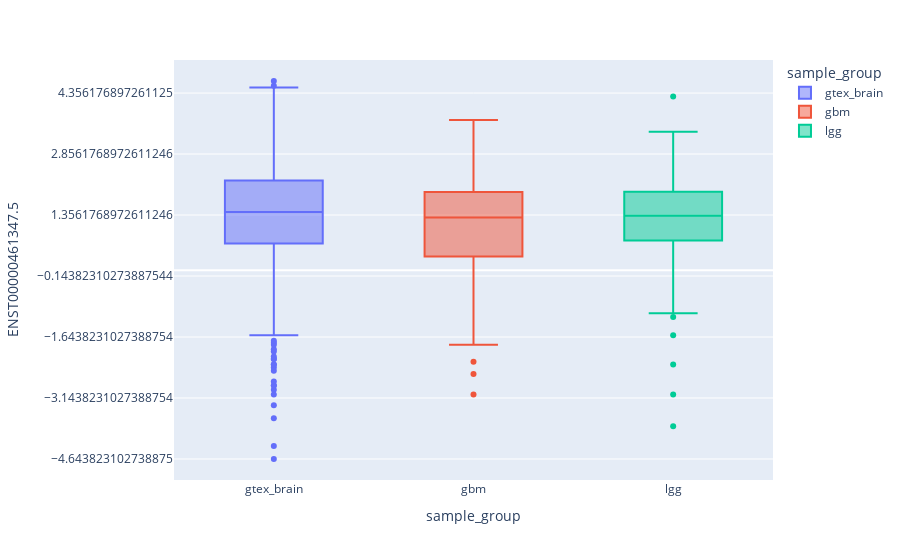
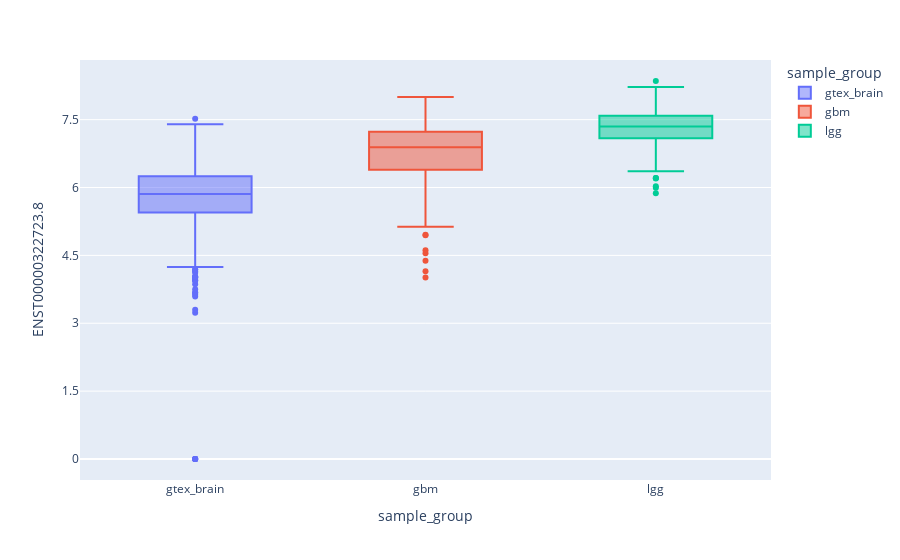
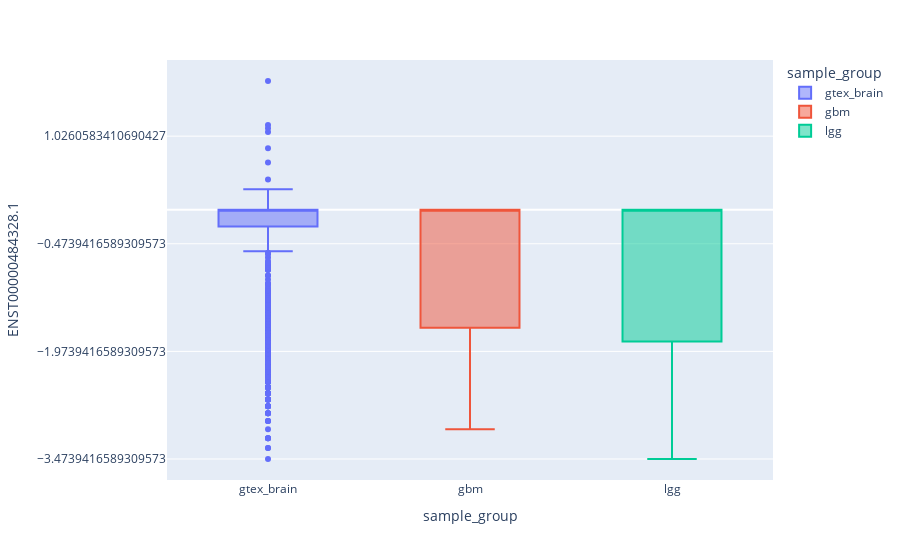
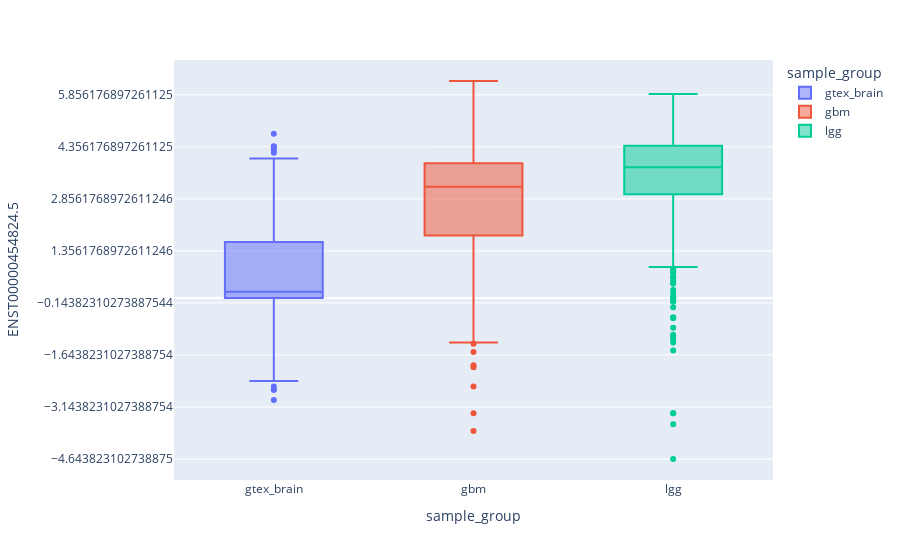

Notebook cell for these charts, in order:
### Code cell
for column in df.columns:
    print(column,)
    min_val = min([float(a) for a in df[column].values.tolist()] )
    fig = px.box(df, x="sample_group", y=column, color= "sample_group")
    #fig.update_traces(quartilemethod="exclusive")
    #fig.update_layout(yaxis_tickformat = '%{y:.2f}')
    #fig.update_layout(yaxis = dict(tickmode = 'linear',tick0 = 5,dtick = 0.25))
    #fig.update_yaxes(nticks=10, tickformat=".%2f")
    fig.update_yaxes(tick0=min_val, dtick=1.50, tickformat='.%2f')
    #fig.update_layout(yaxis_tickformat = '%.2f')
    fig.show()

### Figure 1 — Plotly figure (JSON) as saved in the notebook; plotly's stock layout.template omitted (floating-point values rounded to 4 significant figures; data arrays with more than 128 entries replaced by an {"elided": "..."} marker saying what was removed)
{"data": [{"alignmentgroup": "True", "hovertemplate": "sample_group=%{x}<br>ENST00000461347.5=%{y}<extra></extra>", "legendgroup": "gtex_brain", "marker": {"color": "#636efa"}, "name": "gtex_brain", "notched": false, "offsetgroup": "gtex_brain", "orientation": "v", "showlegend": true, "type": "box", "x": {"elided": "1148 str values"}, "x0": " ", "xaxis": "x", "y": {"elided": "1148 float values"}, "y0": " ", "yaxis": "y"}, {"alignmentgroup": "True", "hovertemplate": "sample_group=%{x}<br>ENST00000461347.5=%{y}<extra></extra>", "legendgroup": "gbm", "marker": {"color": "#EF553B"}, "name": "gbm", "notched": false, "offsetgroup": "gbm", "orientation": "v", "showlegend": true, "type": "box", "x": {"elided": "153 str values"}, "x0": " ", "xaxis": "x", "y": {"elided": "153 float values"}, "y0": " ", "yaxis": "y"}, {"alignmentgroup": "True", "hovertemplate": "sample_group=%{x}<br>ENST00000461347.5=%{y}<extra></extra>", "legendgroup": "lgg", "marker": {"color": "#00cc96"}, "name": "lgg", "notched": false, "offsetgroup": "lgg", "orientation": "v", "showlegend": true, "type": "box", "x": {"elided": "509 str values"}, "x0": " ", "xaxis": "x", "y": {"elided": "509 float values"}, "y0": " ", "yaxis": "y"}], "layout": {"boxmode": "overlay", "legend": {"title": {"text": "sample_group"}, "tracegroupgap": 0}, "margin": {"t": 60}, "xaxis": {"anchor": "y", "categoryarray": ["gtex_brain", "gbm", "lgg"], "categoryorder": "array", "domain": [0, 1], "title": {"text": "sample_group"}}, "yaxis": {"anchor": "x", "domain": [0, 1], "dtick": 1.5, "tick0": -4.644, "tickformat": ".%2f", "title": {"text": "ENST00000461347.5"}}}}

### Figure 2 — Plotly figure (JSON) as saved in the notebook; plotly's stock layout.template omitted (floating-point values rounded to 4 significant figures; data arrays with more than 128 entries replaced by an {"elided": "..."} marker saying what was removed)
{"data": [{"alignmentgroup": "True", "hovertemplate": "sample_group=%{x}<br>ENST00000322723.8=%{y}<extra></extra>", "legendgroup": "gtex_brain", "marker": {"color": "#636efa"}, "name": "gtex_brain", "notched": false, "offsetgroup": "gtex_brain", "orientation": "v", "showlegend": true, "type": "box", "x": {"elided": "1148 str values"}, "x0": " ", "xaxis": "x", "y": {"elided": "1148 float values"}, "y0": " ", "yaxis": "y"}, {"alignmentgroup": "True", "hovertemplate": "sample_group=%{x}<br>ENST00000322723.8=%{y}<extra></extra>", "legendgroup": "gbm", "marker": {"color": "#EF553B"}, "name": "gbm", "notched": false, "offsetgroup": "gbm", "orientation": "v", "showlegend": true, "type": "box", "x": {"elided": "153 str values"}, "x0": " ", "xaxis": "x", "y": {"elided": "153 float values"}, "y0": " ", "yaxis": "y"}, {"alignmentgroup": "True", "hovertemplate": "sample_group=%{x}<br>ENST00000322723.8=%{y}<extra></extra>", "legendgroup": "lgg", "marker": {"color": "#00cc96"}, "name": "lgg", "notched": false, "offsetgroup": "lgg", "orientation": "v", "showlegend": true, "type": "box", "x": {"elided": "509 str values"}, "x0": " ", "xaxis": "x", "y": {"elided": "509 float values"}, "y0": " ", "yaxis": "y"}], "layout": {"boxmode": "overlay", "legend": {"title": {"text": "sample_group"}, "tracegroupgap": 0}, "margin": {"t": 60}, "xaxis": {"anchor": "y", "categoryarray": ["gtex_brain", "gbm", "lgg"], "categoryorder": "array", "domain": [0, 1], "title": {"text": "sample_group"}}, "yaxis": {"anchor": "x", "domain": [0, 1], "dtick": 1.5, "tick0": 0, "tickformat": ".%2f", "title": {"text": "ENST00000322723.8"}}}}

### Figure 3 — Plotly figure (JSON) as saved in the notebook; plotly's stock layout.template omitted (floating-point values rounded to 4 significant figures; data arrays with more than 128 entries replaced by an {"elided": "..."} marker saying what was removed)
{"data": [{"alignmentgroup": "True", "hovertemplate": "sample_group=%{x}<br>ENST00000484328.1=%{y}<extra></extra>", "legendgroup": "gtex_brain", "marker": {"color": "#636efa"}, "name": "gtex_brain", "notched": false, "offsetgroup": "gtex_brain", "orientation": "v", "showlegend": true, "type": "box", "x": {"elided": "1148 str values"}, "x0": " ", "xaxis": "x", "y": {"elided": "1148 float values"}, "y0": " ", "yaxis": "y"}, {"alignmentgroup": "True", "hovertemplate": "sample_group=%{x}<br>ENST00000484328.1=%{y}<extra></extra>", "legendgroup": "gbm", "marker": {"color": "#EF553B"}, "name": "gbm", "notched": false, "offsetgroup": "gbm", "orientation": "v", "showlegend": true, "type": "box", "x": {"elided": "153 str values"}, "x0": " ", "xaxis": "x", "y": {"elided": "153 float values"}, "y0": " ", "yaxis": "y"}, {"alignmentgroup": "True", "hovertemplate": "sample_group=%{x}<br>ENST00000484328.1=%{y}<extra></extra>", "legendgroup": "lgg", "marker": {"color": "#00cc96"}, "name": "lgg", "notched": false, "offsetgroup": "lgg", "orientation": "v", "showlegend": true, "type": "box", "x": {"elided": "509 str values"}, "x0": " ", "xaxis": "x", "y": {"elided": "509 float values"}, "y0": " ", "yaxis": "y"}], "layout": {"boxmode": "overlay", "legend": {"title": {"text": "sample_group"}, "tracegroupgap": 0}, "margin": {"t": 60}, "xaxis": {"anchor": "y", "categoryarray": ["gtex_brain", "gbm", "lgg"], "categoryorder": "array", "domain": [0, 1], "title": {"text": "sample_group"}}, "yaxis": {"anchor": "x", "domain": [0, 1], "dtick": 1.5, "tick0": -3.474, "tickformat": ".%2f", "title": {"text": "ENST00000484328.1"}}}}

### Figure 4 — Plotly figure (JSON) as saved in the notebook; plotly's stock layout.template omitted (floating-point values rounded to 4 significant figures; data arrays with more than 128 entries replaced by an {"elided": "..."} marker saying what was removed)
{"data": [{"alignmentgroup": "True", "hovertemplate": "sample_group=%{x}<br>ENST00000454824.5=%{y}<extra></extra>", "legendgroup": "gtex_brain", "marker": {"color": "#636efa"}, "name": "gtex_brain", "notched": false, "offsetgroup": "gtex_brain", "orientation": "v", "showlegend": true, "type": "box", "x": {"elided": "1148 str values"}, "x0": " ", "xaxis": "x", "y": {"elided": "1148 float values"}, "y0": " ", "yaxis": "y"}, {"alignmentgroup": "True", "hovertemplate": "sample_group=%{x}<br>ENST00000454824.5=%{y}<extra></extra>", "legendgroup": "gbm", "marker": {"color": "#EF553B"}, "name": "gbm", "notched": false, "offsetgroup": "gbm", "orientation": "v", "showlegend": true, "type": "box", "x": {"elided": "153 str values"}, "x0": " ", "xaxis": "x", "y": {"elided": "153 float values"}, "y0": " ", "yaxis": "y"}, {"alignmentgroup": "True", "hovertemplate": "sample_group=%{x}<br>ENST00000454824.5=%{y}<extra></extra>", "legendgroup": "lgg", "marker": {"color": "#00cc96"}, "name": "lgg", "notched": false, "offsetgroup": "lgg", "orientation": "v", "showlegend": true, "type": "box", "x": {"elided": "509 str values"}, "x0": " ", "xaxis": "x", "y": {"elided": "509 float values"}, "y0": " ", "yaxis": "y"}], "layout": {"boxmode": "overlay", "legend": {"title": {"text": "sample_group"}, "tracegroupgap": 0}, "margin": {"t": 60}, "xaxis": {"anchor": "y", "categoryarray": ["gtex_brain", "gbm", "lgg"], "categoryorder": "array", "domain": [0, 1], "title": {"text": "sample_group"}}, "yaxis": {"anchor": "x", "domain": [0, 1], "dtick": 1.5, "tick0": -4.644, "tickformat": ".%2f", "title": {"text": "ENST00000454824.5"}}}}
